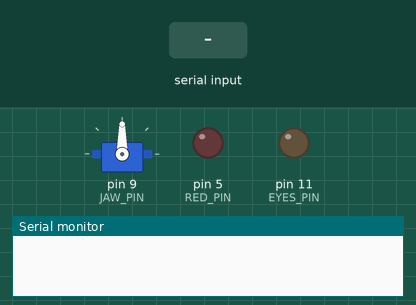
This sketch was run on a simulated Arduino Uno, built with avr-gcc and run on an emulated ATmega328P. Shown: servo, output pins drawn as LEDs (lit = HIGH), the last lines printed to the serial monitor. The inputs (shaded band) are chosen by the test bench.

Above: at 1.2 s.
1.3 s: "d" received over Serial
At 7.47 s:
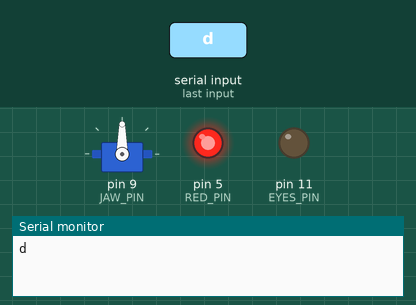
At 8.68 s:
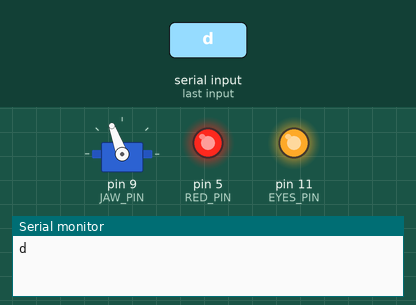
Timing chart, 0 to 21.9 s (numbered marks = the images above; inputs shaded):
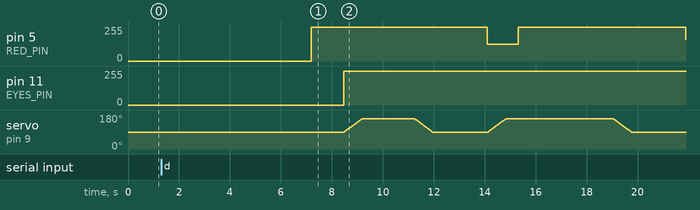

The sketch:

Dragon.ino
```cpp
#include <Servo.h>

Servo dragonServo;                            // Initialize dragon servo object
int pos = 90;                                  // Initialize servo position
int lit = 0;                                  // Initialize eye LEDs brightness
int lava = 0;                                 // Initialize lava LED strip brightness
char send = 0;
boolean active = false;                          // Make sure the dragon can run
#define RED_PIN 5                             // Define the arduino PWM pin for the lava LED strip
#define EYES_PIN 11                           // Define the arduino PWM pin for the eye LEDs
#define JAW_PIN 9                             // Define the arduino pin for the servo
#define HOME 90
#define OPEN HOME+70

// Hardware setup
void setup() {
  // Serial port setup code
  Serial.begin(9600);
  active = false;
  // LED strip RGB setup code
  pinMode(RED_PIN, OUTPUT);                   // digital PWM pin 5
  analogWrite(RED_PIN, 0);

  // Eye LEDs setup code
  pinMode(EYES_PIN, OUTPUT);                  // digital PWM pin 11
  analogWrite(EYES_PIN, 0);

  // Servo setup code
  dragonServo.attach(JAW_PIN);                // digital pin 9
  dragonServo.write(pos);                     // Initialize starting position of dragon
}

// Main loop to repeat continuously
void loop() {
  while(Serial.available() > 0)                  // Check for serial start from Raspberry Pi
  {
    send = Serial.read();
    Serial.println(send);
    if(char(send) == 's')
      active = false;
    if(char(send) == 'd' && !active)
      active = true;
    if(active)
    {
      showProfile();
    }
  }
}

void showProfile()
{
  // FOR-loop to gradually turn lava LED strip on to full brightness
  for(lava = 0; lava < 255; lava += 1)
  {
    analogWrite(RED_PIN, lava);             // Write new increased brightness to red pin of RGB LED strip (lava)
    delay(5);                               // Wait 5ms before next loop iteration
  }

  // 1.275 seconds
  lavaLoop1();
  lavaLoop2();
  send = Serial.read();
  if(char(send) == 's')
  {
    softReset();
    return;  // Check for a stop signal
  }
  // Permanent Time: 5.875 seconds
  // FOR-loop to gradually turn on dragon eyes to full brightness:
  for(lit = 0; lit < 255; lit += 1)
  {
    analogWrite(EYES_PIN, lit);             // Write new increased brightness to dragon eyes pin
    delay(5);                               // Wait 5ms before next loop iteration
    if(lit % 100 == 0)
    {
      send = Serial.read();
      if(char(send) == 's')
      {
        softReset();
        return;  // Check for a stop signal
      }
    }
  }

  // Permanent Time: 7.15 seconds
  jawOpen();                                 // FOR-loop to open the dragon jaw
  send = Serial.read();
  if(char(send) == 's')
  {
    softReset();
    return;  // Check for a stop signal
  }

  // 7.45 seconds
  lavaLoop1();  // 1.5 seconds
  delay(50);    // 0.05 seconds
  lavaLoop4();  // 0.5 seconds
  send = Serial.read();
  if(char(send) == 's')
  {
    softReset();
    return;  // Check for a stop signal
  }

  // Permanent Time: 9.5 seconds
  jawClose();                                // FOR-loop to close the dragon jaw

  // 9.8 seconds
  lavaLoop3();  // 2.8 seconds

  // Permanent Time: 12.6 seconds
  jawOpen();                                 // FOR-loop to open the dragon jaw
  send = Serial.read();
  if(char(send) == 's')
  {
    softReset();
    return;  // Check for a stop signal
  }

  // 12.9 seconds
  lavaLoop4();  // 0.5 seconds
  delay(100);   // 0.1 seconds
  lavaLoop2();  // 1.5 seconds
  lavaLoop4();  // 0.5 seconds
  send = Serial.read();
  if(char(send) == 's')
  {
    softReset();
    return;  // Check for a stop signal
  }

  // Permanent Time: 15.5 seconds
  jawClose();                                // FOR-loop to close the dragon jaw
  send = Serial.read();
  if(char(send) == 's')
  {
    softReset();
    return;  // Check for a stop signal
  }

  // 15.8 seconds
  lavaLoop1();  // 3.1 seconds
  lavaLoop2();  // 1.5 seconds
  lavaLoop1();  // 3.1 seconds
  lavaLoop4();  // 0.5 seconds
  send = Serial.read();
  if(char(send) == 's')
  {
    softReset();
    return;  // Check for a stop signal
  }

  // 24 seconds
  jawOpen();                                 // FOR-loop to open the dragon jaw
  send = Serial.read();
  if(char(send) == 's')
  {
    softReset();
    return;  // Check for a stop signal
  }

  // 24.3 seconds
  lavaLoop3(); // 2.8 seconds
  lavaLoop5(); // 0.45 seconds
  send = Serial.read();
  if(char(send) == 's')
  {
    softReset();
    return;  // Check for a stop signal
  }

  // 27.55 seconds
  jawClose();                                // FOR-loop to close the dragon jaw
  send = Serial.read();
  if(char(send) == 's')
  {
    softReset();
    return;  // Check for a stop signal
  }

  // 27.85 seconds
  lavaLoop3();
  lavaLoop1();
  lavaLoop2();
  lavaLoop1();
  lavaLoop3();
  lavaLoop1();
  send = Serial.read();
  if(char(send) == 's')
  {
    softReset();
    return;  // Check for a stop signal
  }

  // 41.05 seconds
  jawOpen();                                 // FOR-loop to open the dragon jaw
  send = Serial.read();
  if(char(send) == 's')
  {
    softReset();
    return;  // Check for a stop signal
  }

  // 41.35 seconds
  lavaLoop1();  // 1.5 seconds
  lavaLoop1();  // 1.5 seconds
  send = Serial.read();
  if(char(send) == 's')
  {
    softReset();
    return;  // Check for a stop signal
  }

  // 44.35 seconds
  jawClose();                                // FOR-loop to close the dragon jaw
  send = Serial.read();
  if(char(send) == 's')
  {
    softReset();
    return;  // Check for a stop signal
  }

  // 44.65 seconds
  lavaLoop4();
  lavaLoop2();
  delay(50);
  lavaLoop3();
  lavaLoop4();
  send = Serial.read();
  if(char(send) == 's')
  {
    softReset();
    return;  // Check for a stop signal
  }

  // 53.85 seconds
  jawOpen();                                 // FOR-loop to open the dragon jaw
  send = Serial.read();
  if(char(send) == 's')
  {
    softReset();
    return;  // Check for a stop signal
  }

  // 54.15 seconds
  lavaLoop1();    // 1.5 seconds
  lavaLoop2();    // 3.1 seconds
  lavaLoop4();    // 0.5 seconds
  delay(75);      // 0.075 seconds
  lavaLoop1();    // 1.5 seconds
  lavaLoop2();    // 3.1 seconds
  lavaLoop3();    // 2.8 seconds
  send = Serial.read();
  if(char(send) == 's')
  {
    softReset();
    return;  // Check for a stop signal
  }

  // FOR-loop to gradually turn off dragon eyes:
  for(lit = 255; lit > 0; lit -= 1)
  {
    analogWrite(EYES_PIN, lit);             // Write new decreased brightness to dragon eyes pin
    delay(5);                               // Wait 5ms before next loop iteration
  }

  jawClose();                               // FOR-loop to close the dragon jaw

  // Permanent Time (Ride cycle ends): 66.2 seconds
  lavaLoop2();    // 3.1 seconds
  lavaLoop3();    // 2.8 seconds
  lavaLoop1();    // 1.5 seconds
  delay(225);     // 0.225 seconds
  lavaLoop2();    // 3.1 seconds
  lavaLoop3();    // 2.8 seconds
  lavaLoop2();    // 3.1 seconds
  lavaLoop3();    // 2.8 seconds
  lavaLoop2();    // 3.1 seconds
  send = Serial.read();
  if(char(send) == 's')
  {
    softReset();
    return;  // Check for a stop signal
  }

  // FOR-loop to gradually turn off lava:
  for(lava = 255; lava > 0; lava -= 1)
  {
    analogWrite(RED_PIN, lava);             // Write new decreased brightness to dragon eyes pin
    delay(5);                               // Wait 5ms before next loop iteration
  }

  // Total time: 90 seconds
}


// Dragon jaw opening function
void jawOpen()
{
  // FOR-loop to open the dragon jaw:
  for(pos = HOME; pos <= OPEN; pos += 1)
  {
    dragonServo.write(pos);                 // Change the position of the servo arm to new position
    delay(10);                              // 10ms delay before next adjustment
  }
}

void jawClose()
{
  // FOR-loop to close the dragon jaw:
  for(pos = OPEN; pos >= HOME; pos -= 1)
  {
    dragonServo.write(pos);                 // Change the position of the servo arm to new position
    delay(10);                              // 10ms delay before next adjustment
  }
}

// Function for lava sequence 1 to sequence LED strip
// Loop takes 1.5 seconds
void lavaLoop1()
{
  for(lava = 255; lava > 105; lava -= 1)
  {
    analogWrite(RED_PIN, lava);
    delay(5);
  }
  for(lava = 105; lava < 255; lava += 1)
  {
    analogWrite(RED_PIN, lava);
    delay(5);
  }
}

// Function for lava sequence 2 to sequence LED strip
// Loop takes 3.1 seconds
void lavaLoop2()
{
  for(lava = 255; lava > 145; lava -= 1)
  {
    analogWrite(RED_PIN, lava);
    delay(5);
  }
  for(lava = 145; lava < 255; lava += 1)
  {
    analogWrite(RED_PIN, lava);
    delay(5);
  }
  for(lava = 255; lava > 55; lava -= 1)
  {
    analogWrite(RED_PIN, lava);
    delay(5);
  }
  for(lava = 55; lava < 255; lava += 1)
  {
    analogWrite(RED_PIN, lava);
    delay(5);
  }
}

// Function for lava sequence 3 to sequence LED strip
// Loop takes 2.8 seconds
void lavaLoop3()
{
  for(lava = 255; lava > 105; lava -= 1)
  {
    analogWrite(RED_PIN, lava);
    delay(5);
  }
  for(lava = 105; lava < 255; lava += 1)
  {
    analogWrite(RED_PIN, lava);
    delay(5);
  }
  for(lava = 255; lava > 125; lava -= 1)
  {
    analogWrite(RED_PIN, lava);
    delay(5);
  }
  for(lava = 125; lava > 255; lava += 1)
  {
    analogWrite(RED_PIN, lava);
    delay(5);
  }
}

// 0.5 seconds
void lavaLoop4()
{
  for(lava = 255; lava > 205; lava -= 1)
  {
    analogWrite(RED_PIN, lava);
    delay(5);
  }
  for(lava = 205; lava < 255; lava += 1)
  {
    analogWrite(RED_PIN, lava);
    delay(5);
  }
}

// 0.45 seconds
void lavaLoop5()
{
  for(lava = 255; lava > 210; lava -= 1)
  {
    analogWrite(RED_PIN, lava);
    delay(5);
  }
  for(lava = 210; lava < 255; lava += 1)
  {
    analogWrite(RED_PIN, lava);
    delay(5);
  }
}

void softReset() {
  asm volatile ("  jmp 0");  // Jump to address 0 (reset vector)
}
```
